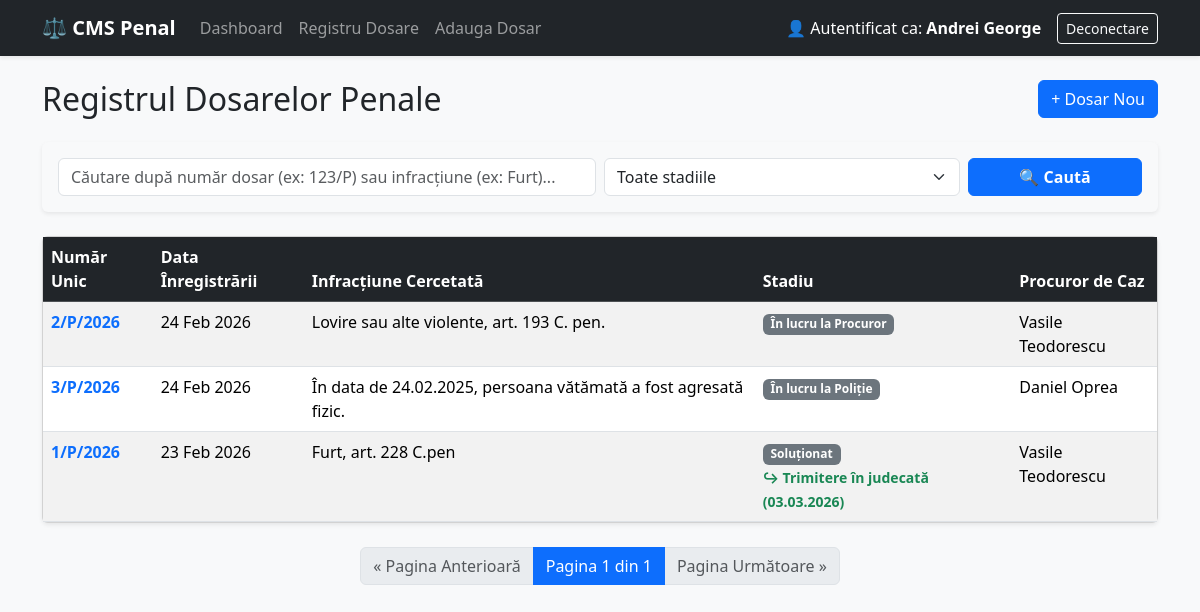
The app's page /cases/ (signed in), older data.
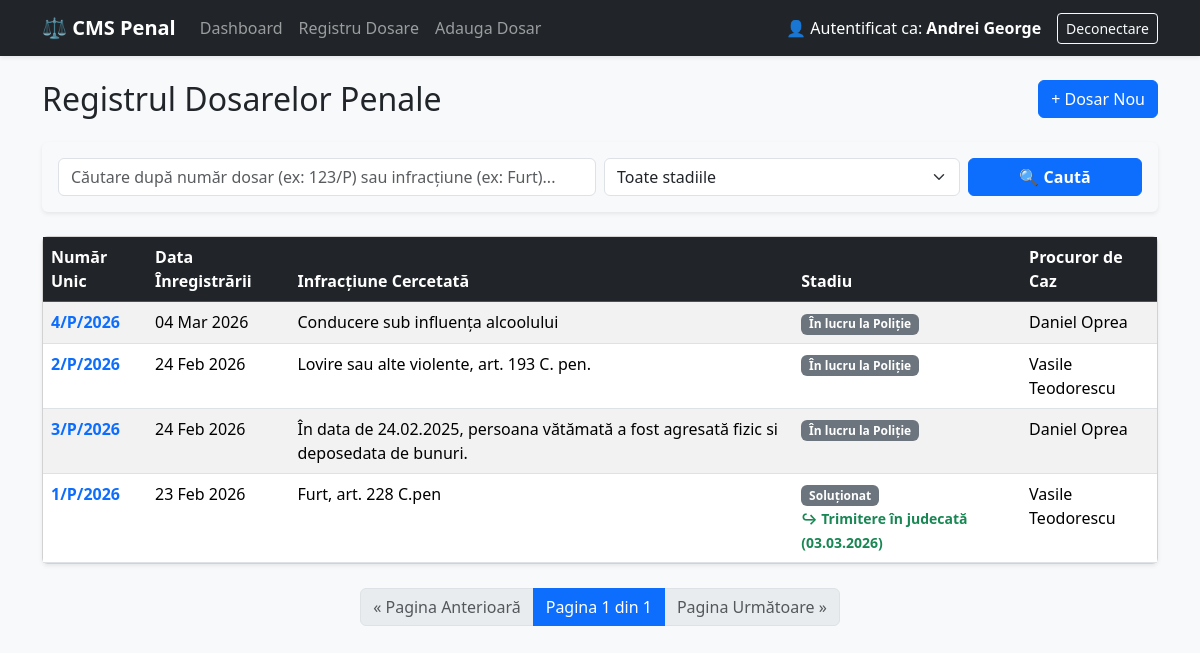
The same page, newer data.
### cases/models.py (models this page shows, shortened)
class Dosar(models.Model):
    class Stadiu(models.TextChoices):
        POLITIE = 'POLITIE', 'În lucru la Poliție'
        PROCUROR = 'PROCUROR', 'În lucru la Procuror'
        SOLUTIONAT = 'SOLUTIONAT', 'Soluționat'
    class Solutie(models.TextChoices):
        TRIMITERE = 'TRIMITERE', 'Trimitere în judecată'
        CLASARE = 'CLASARE', 'Clasare'
        RENUNTARE = 'RENUNTARE', 'Renunțare la urmărirea penală'
        DECLINARE = 'DECLINARE', 'Declinare'
        SUSPENDARE = 'SUSPENDARE', 'Suspendare'
        TRECERE = 'TRECERE', 'Trecere la alt organ'
    numar_unic = models.CharField(max_length=50, unique=True, help_text="Ex: 123/P/2026")
    data_inregistrarii = models.DateField(auto_now_add=True) # Se completează automat la creare
    infractiune_cercetata = models.TextField(help_text="Descrierea faptei și încadrarea juridică (ex: Furt calificat, art. 229 C.pen)")
    stadiu = models.CharField(
        max_length=20,
        choices=Stadiu.choices,
        default=Stadiu.POLITIE
    )
    tip_solutie = models.CharField(
        max_length=20,
        choices=Solutie.choices,
        null=True,
        blank=True
    )
    data_solutiei = models.DateField(null=True, blank=True)
    ofiter_caz = models.ForeignKey(
        settings.AUTH_USER_MODEL,
        on_delete=models.SET_NULL,
        null=True,
        blank=True,
        related_name='dosare_instrumentate'
    )
    procuror_caz = models.ForeignKey(
        settings.AUTH_USER_MODEL,
        on_delete=models.SET_NULL,
        null=True,
        blank=True,
        related_name='dosare_supravegheate'
    )
    grefier_caz = models.ForeignKey(
        settings.AUTH_USER_MODEL,
        on_delete=models.SET_NULL,
        null=True,
        blank=True,
        related_name='dosare_gestionate'
    )
    class Meta:
        verbose_name = "Dosar Penal"
        verbose_name_plural = "Dosare Penale"
        ordering = ['-data_inregistrarii'] # Sortează descrescător după dată
    history = HistoricalRecords(verbose_name="Istoric Dosar") # <--- PĂSTREAZĂ ISTORICUL DOSARULUI

### accounts/models.py (models this page shows, shortened)
class CustomUser(AbstractUser):
    class Role(models.TextChoices):
        PROCUROR = 'PROCUROR', 'Procuror'
        POLITIST = 'POLITIST', 'Ofițer de Poliție Judiciară'
        GREFIER = 'GREFIER', 'Grefier'
        ADMIN = 'ADMIN', 'Administrator Sistem'
    rol = models.CharField(
        max_length=20,
        choices=Role.choices,
        default=Role.POLITIST,
        help_text="Rolul utilizatorului în sistemul de management al dosarelor."
    )
    grad_profesional = models.CharField(
        max_length=100,
        blank=True,
        null=True,
        help_text="Ex: Inspector principal, Comisar șef"
    )
    unitate = models.CharField(
        max_length=150,
        blank=True,
        null=True,
        help_text="Ex: Parchetul de pe lângă Judecătoria Sector 1 / SIC Brașov"
    )

### cases/views.py (the view)
# urls.py: path('', views.lista_dosare, name='lista_dosare'),
@login_required
def lista_dosare(request):
    dosare = Dosar.objects.all().order_by('-data_inregistrarii')
    query_text = request.GET.get('q', '')
    stadiu_filtru = request.GET.get('stadiu', '')
    if query_text:
        dosare = dosare.filter(
            Q(numar_unic__icontains=query_text) |
            Q(infractiune_cercetata__icontains=query_text)
        )
    if stadiu_filtru:
        dosare = dosare.filter(stadiu=stadiu_filtru)
    paginator = Paginator(dosare, 10)
    page_number = request.GET.get('page')
    page_obj = paginator.get_page(page_number)
    context = {
        'page_obj': page_obj,
        'query_text': query_text,
        'stadiu_filtru': stadiu_filtru,
        'stadii_posibile': Dosar.Stadiu.choices, # Trimitem opțiunile pentru dropdown
    }
    return render(request, 'cases/lista_dosare.html', context)

### cases/templates/cases/lista_dosare.html (shortened to what the changed rows need)
{% extends 'base.html' %}
{% block content %}
<div class="d-flex justify-content-between align-items-center mb-4">
    <h2 class="mb-0">Registrul Dosarelor Penale</h2>
</div>
<div class="card shadow-sm">
    <div class="card-body p-0">
        <table class="table table-hover table-striped mb-0">
            <thead class="table-dark">
                <tr>
                    <th>Număr Unic</th>
                    <th>Data Înregistrării</th>
                    <th>Infracțiune Cercetată</th>
                    <th>Stadiu</th>
                    <th>Procuror de Caz</th>
                </tr>
            </thead>
            <tbody>
                {% for dosar in page_obj %}
                    <tr>
                        <td><strong><a href="{% url 'cases:detalii_dosar' dosar.pk %}" class="text-decoration-none">{{ dosar.numar_unic }}</a></strong></td>
                        <td>{{ dosar.data_inregistrarii|date:"d M Y" }}</td>
                        <td>{{ dosar.infractiune_cercetata }}</td>
                        <td>
                            <span class="badge bg-secondary">{{ dosar.get_stadiu_display }}</span>
                            {% if dosar.tip_solutie %}
                                <br>
                                <small class="text-success fw-bold">
                                    ↪ {{ dosar.get_tip_solutie_display }} ({{ dosar.data_solutiei|date:"d.m.Y" }})
                                </small>
                            {% endif %}
                        </td>
                        {% if dosar.procuror_caz %}
                            <td>{{ dosar.procuror_caz.get_full_name|default:dosar.procuror_caz.username|default:"Nedesemnat" }}</td>
                        {% else %}
                            -
                        {% endif %}
                    </tr>
                {% empty %}
                    <tr>
                        <td colspan="5" class="text-center py-4 text-muted">Nu există dosare înregistrate în sistem.</td>
                    </tr>
                {% endfor %}
            </tbody>
        </table>
    </div>
</div>
{% endblock %}

Row changes from the older to the newer data that the page shows:
added Dosar: numar_unic "4/P/2026", data_inregistrarii "04 Mar 2026", infractiune_cercetata "Conducere sub influența alcoolului", stadiu "În lucru la Poliție", procuror_caz.get_full_name "Daniel Oprea"
changed Dosar "Lovire sau alte violente, art. 193 C. pen.": stadiu "În lucru la Procuror" → "În lucru la Poliție"
changed Dosar: infractiune_cercetata "În data de 24.02.2025, persoana vătămată a fost agresată fizic." → "În data de 24.02.2025, persoana vătămată a fost agresată fizic si deposedata de bunuri."
